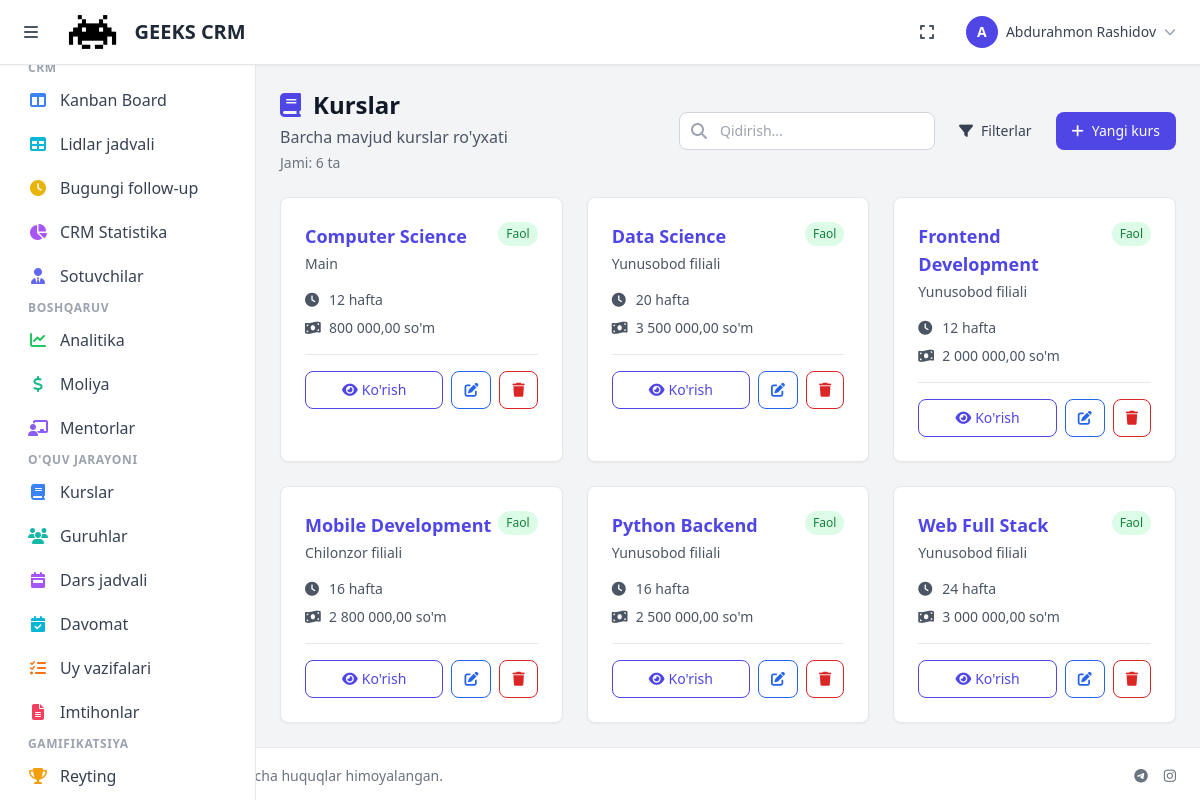
The app's page /courses/ (signed in), older data.
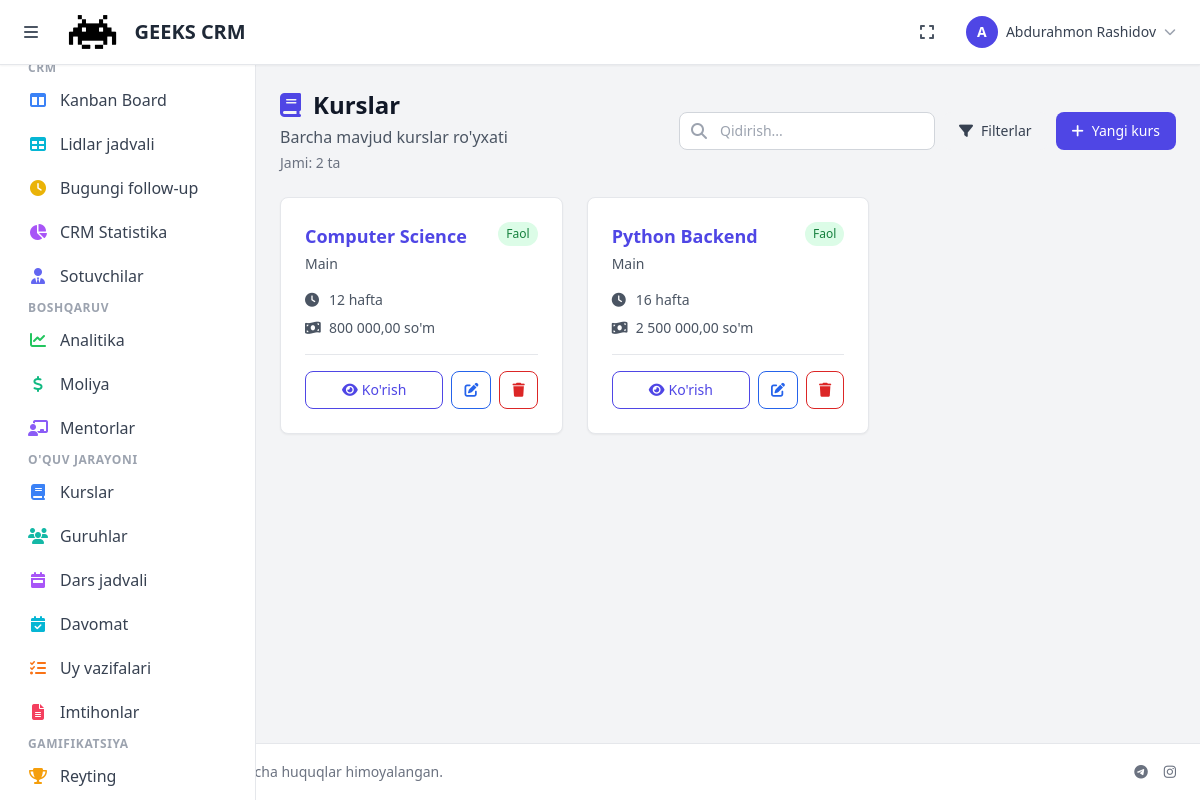
The same page, newer data.
### courses/models.py (models this page shows, shortened)
class Course(models.Model):
    name = models.CharField(max_length=200)
    description = models.TextField(blank=True, null=True)
    branch = models.ForeignKey(Branch, on_delete=models.CASCADE, related_name='courses')
    duration_weeks = models.IntegerField(default=12)  # Haftalar soni
    price = models.DecimalField(max_digits=10, decimal_places=2, default=0.00)
    is_active = models.BooleanField(default=True)
    created_at = models.DateTimeField(auto_now_add=True)
    updated_at = models.DateTimeField(auto_now=True)
    class Meta:
        verbose_name = 'Kurs'
        verbose_name_plural = 'Kurslar'
        ordering = ['name']
        indexes = [
            models.Index(fields=['is_active', 'branch']),
        ]

### accounts/models.py (models this page shows, shortened)
class Branch(models.Model):
    name = models.CharField(max_length=200, verbose_name='Nomi')
    address = models.TextField(blank=True, null=True, verbose_name='Manzil')
    phone = models.CharField(max_length=20, blank=True, null=True, verbose_name='Telefon')
    email = models.EmailField(blank=True, null=True, verbose_name='Email')
    is_active = models.BooleanField(default=True, verbose_name='Faol')
    created_at = models.DateTimeField(auto_now_add=True, verbose_name='Yaratilgan sana')
    updated_at = models.DateTimeField(auto_now=True, verbose_name='Yangilangan sana')
    class Meta:
        verbose_name = 'Filial'
        verbose_name_plural = 'Filiallar'
        ordering = ['name']

### courses/views.py (the view)
# urls.py: path('', views.CourseListView.as_view(), name='course_list'),
class CourseListView(LoginRequiredMixin, ListView):
    model = Course
    template_name = 'courses/course_list.html'
    context_object_name = 'courses'
    paginate_by = 20
    def get_queryset(self):
        queryset = Course.objects.select_related('branch')
        if self.request.user.is_student:
            student_groups = Group.objects.filter(students=self.request.user, is_active=True)
            course_ids = student_groups.values_list('course_id', flat=True).distinct()
            queryset = queryset.filter(id__in=course_ids)
        elif self.request.user.is_mentor:
            mentor_groups = Group.objects.filter(mentor=self.request.user, is_active=True)
            course_ids = mentor_groups.values_list('course_id', flat=True).distinct()
            queryset = queryset.filter(id__in=course_ids)
        branch = self.request.GET.get('branch')
        if branch:
            queryset = queryset.filter(branch_id=branch)
        status = self.request.GET.get('status')
        if status == 'active':
            queryset = queryset.filter(is_active=True)
        elif status == 'inactive':
            queryset = queryset.filter(is_active=False)
        else:
            queryset = queryset.filter(is_active=True)
        return queryset.order_by('name')
    def get_context_data(self, **kwargs):
        context = super().get_context_data(**kwargs)
        context['branches'] = Branch.objects.all()
        context['total_courses'] = Course.objects.count()
        context['active_courses'] = Course.objects.filter(is_active=True).count()
        context['stats'] = [
            {'label': 'Jami kurslar', 'value': context['total_courses'], 'icon': 'fas fa-book', 'color': 'text-indigo-600'},
            {'label': 'Faol kurslar', 'value': context['active_courses'], 'icon': 'fas fa-check-circle', 'color': 'text-green-600'},
        ]
        user = self.request.user
        context['can_create'] = user.is_superuser or (hasattr(user, 'is_admin') and user.is_admin) or (hasattr(user, 'is_manager') and user.is_manager)
        context['can_edit'] = context['can_create']
        context['can_delete'] = context['can_create']
        return context

### accounts/models.py (called while the page is built)
    def get_full_name(self):
        return f"{self.first_name} {self.last_name}"

    @property
    def is_mentor(self):
        return self.role == 'mentor'

    @property
    def is_student(self):
        return self.role == 'student'

### homework/context_processors.py (called while the page is built)
def homework_notifications(request):
    context = {}
    if request.user.is_authenticated:
        if request.user.is_mentor:
            submitted_count = Homework.objects.filter(
                lesson__group__mentor=request.user,
                is_submitted=True
            ).filter(
                grade__isnull=True
            ).count()
            context['submitted_homeworks_count'] = submitted_count
        elif request.user.is_student:
            pending_count = Homework.objects.filter(
                student=request.user,
                is_submitted=False
            ).count()
            context['pending_homeworks_count'] = pending_count
    return context

### templates/courses/course_list.html (shortened to what the changed rows need)
{% extends 'base.html' %}
{% load static %}
{% load humanize %}
{% block content %}
{% with text_color='text-indigo-600' bg_color='bg-indigo-600' hover_bg='hover:bg-indigo-700' ring_color='ring-indigo-500' bg_light='bg-indigo-50' border_color='border-indigo-200' text_dark='text-indigo-900' %}
<div class="space-y-6" x-data="{
    showFilters: false,
    selectedItems: [],
    showBulkActions: false,
    searchQuery: '{{ request.GET.search|default:"" }}'
}">
    <div class="flex flex-col sm:flex-row sm:items-center sm:justify-between gap-4">
        <div>
            <h1 class="text-2xl font-bold text-gray-900 flex items-center gap-3">
                <i class="fas fa-book {{ text_color }}"></i>
                {% if user.role == 'student' %}Mening kurslarim{% else %}Kurslar{% endif %}
            </h1>
            <p class="text-gray-600 mt-1">
                {% if user.role == 'student' %}Siz o'qiyotgan barcha kurslar{% else %}Barcha mavjud kurslar ro'yxati{% endif %}
            </p>
            {% if courses %}<p class="text-sm text-gray-500 mt-1">Jami: {{ courses|length }} ta</p>{% endif %}
        </div>
    </div>
    {% if courses %}
    <div class="grid grid-cols-1 md:grid-cols-2 lg:grid-cols-3 gap-6">
        {% for course in courses %}
        <div class="bg-white rounded-lg shadow-sm border hover:shadow-md transition overflow-hidden">
            <div class="p-6">
                <div class="flex items-start justify-between mb-4">
                    <div class="flex-1">
                        <h3 class="text-lg font-bold text-gray-900 mb-1">
                            <a href="{% url 'courses:course_detail' course.pk %}" class="hover:{{ text_dark }} {{ text_color }}">
                                {{ course.name }}
                            </a>
                        </h3>
                        {% if course.branch %}
                        <p class="text-sm text-gray-600">{{ course.branch.name }}</p>
                        {% endif %}
                    </div>
                    <span class="px-2 py-1 text-xs rounded-full {% if course.is_active %}bg-green-100 text-green-700{% else %}bg-gray-100 text-gray-700{% endif %}">
                        {% if course.is_active %}Faol{% else %}Nofaol{% endif %}
                    </span>
                </div>
                <div class="space-y-2 text-sm text-gray-600 mb-4">
                    {% if course.duration_weeks %}
                    <div class="flex items-center gap-2">
                        <i class="fas fa-clock w-4"></i>
                        <span>{{ course.duration_weeks }} hafta</span>
                    </div>
                    {% endif %}
                    {% if course.price %}
                    <div class="flex items-center gap-2">
                        <i class="fas fa-money-bill-wave w-4"></i>
                        <span>{{ course.price|intcomma }} so'm</span>
                    </div>
                    {% endif %}
                </div>
                <div class="flex items-center gap-2 pt-4 border-t border-gray-200">
                    <a href="{% url 'courses:course_detail' course.pk %}"
                       class="flex-1 text-center px-3 py-2 text-sm {{ text_color }} hover:{{ text_dark }} border border-current rounded-lg transition">
                        <i class="fas fa-eye mr-1"></i>Ko'rish
                    </a>
                    {% if can_edit %}
                    <a href="{% url 'courses:course_edit' course.pk %}"
                       class="px-3 py-2 text-sm text-blue-600 hover:text-blue-800 border border-blue-600 rounded-lg transition">
                        <i class="fas fa-edit"></i>
                    </a>
                    {% endif %}
                    {% if can_delete %}
                    <button @click="$dispatch('open-delete-modal', {id: {{ course.pk }}, name: '{{ course.name|escapejs }}', url: '{% url 'courses:course_delete' course.pk %}', redirect: '{% url 'courses:course_list' %}'})"
                            class="px-3 py-2 text-sm text-red-600 hover:text-red-800 border border-red-600 rounded-lg transition">
                        <i class="fas fa-trash"></i>
                    </button>
                    {% endif %}
                </div>
            </div>
        </div>
        {% endfor %}
    </div>
    {% endif %}
</div>
{% endwith %}
{% endblock %}

Row changes from the older to the newer data that the page shows:
removed Course: name "Data Science", branch.name "Yunusobod filiali", is_active "Faol", duration_weeks "20", price "3 500 000,00"
removed Course: name "Frontend Development", branch.name "Yunusobod filiali", is_active "Faol", duration_weeks "12", price "2 000 000,00"
removed Course: name "Mobile Development", branch.name "Chilonzor filiali", is_active "Faol", duration_weeks "16", price "2 800 000,00"
removed Course: name "Web Full Stack", branch.name "Yunusobod filiali", is_active "Faol", duration_weeks "24", price "3 000 000,00"
changed Course "Python Backend": branch.name "Yunusobod filiali" → "Main"
Text that changed along with them:
{{ courses|length }}: "6" → "2"
